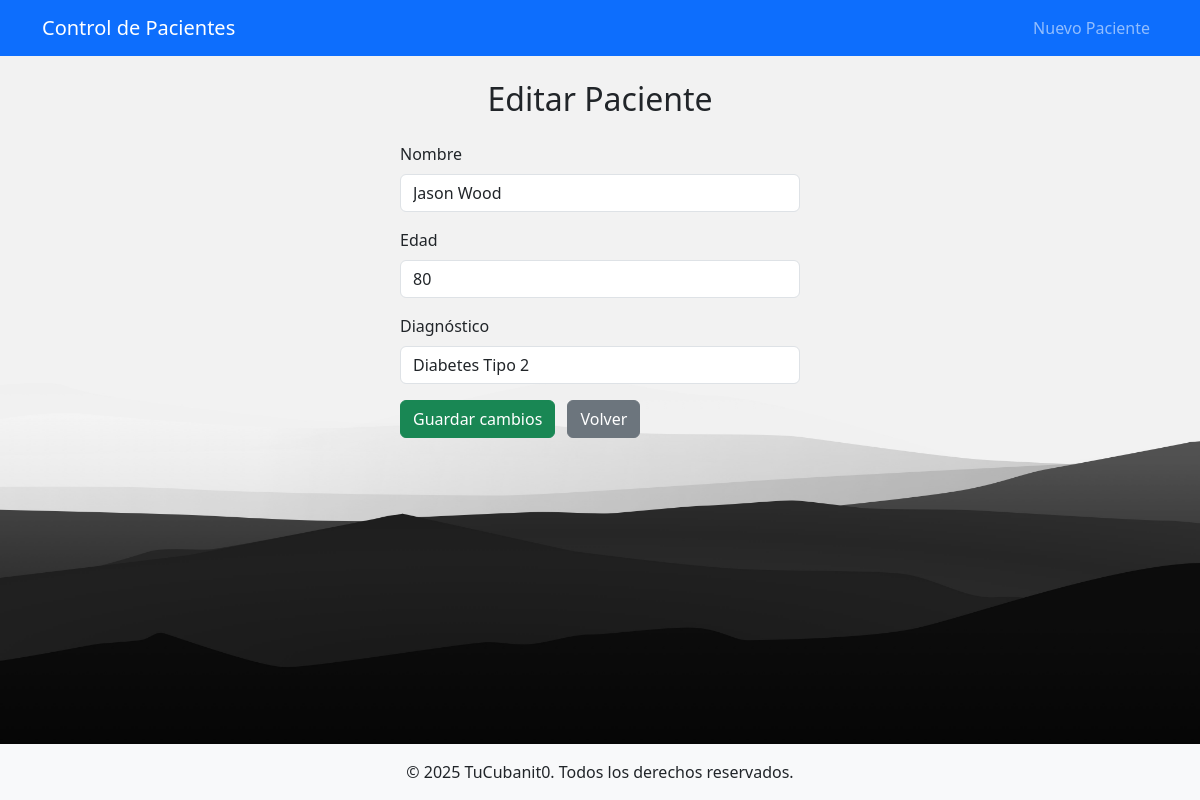
Page /editar_paciente/1 on the committed database.
### tables this page shows
CREATE TABLE Pacientes (
                id INTEGER PRIMARY KEY AUTOINCREMENT,
                nombre TEXT NOT NULL,
                edad INTEGER NOT NULL,
                diagnostico TEXT NOT NULL
            );

### app.py (the view, shortened to what this page needs)
@app.route('/editar_paciente/<int:id>', methods=['GET', 'POST'])
def editar_paciente(id):
    try:
        paciente = db.obtener_paciente_por_id(id)  # Fetch patient by ID
        if not paciente:
            abort(404, description="Paciente no encontrado")
    except Exception as e:
        logger.error(f"Error fetching paciente with ID {id}: {e}")
        abort(500, description="Error retrieving patient data")
    return render_template('editar_paciente.html', paciente=paciente)

### app.py (called while the page is built)
@app.context_processor
def inject_current_year():
    return {'current_year': datetime.now().year}

### db.py (called while the page is built)
def handle_db_error(func):
    def wrapper(*args, **kwargs):
        try:
            return func(*args, **kwargs)
        except sqlite3.Error as e:
            print(f"Database error in {func.__name__}: {e}")
            return None
    return wrapper

@handle_db_error
def obtener_paciente_por_id(id: int) -> Optional[sqlite3.Row]:
    with sqlite3.connect(DATABASE_PATH) as conn:
        conn.row_factory = sqlite3.Row
        cursor = conn.cursor()
        cursor.execute(f'SELECT * FROM {TABLE_PACIENTES} WHERE {COLUMN_ID} = ?', (id,))
        return cursor.fetchone()

### templates/editar_paciente.html (shortened to what this page needs)
{% extends "base.html" %}
{% block content %}
<h2 class="mb-4 text-center">Editar Paciente</h2>
<form method="post" class="mx-auto" style="max-width: 400px;">
    <div class="mb-3">
        <label for="nombre" class="form-label">Nombre</label>
        <input type="text" name="nombre" id="nombre" class="form-control" value="{{ paciente[1] }}" required>
    </div>
    <div class="mb-3">
        <label for="edad" class="form-label">Edad</label>
        <input type="number" name="edad" id="edad" class="form-control" value="{{ paciente[2] }}" required>
    </div>
    <div class="mb-3">
        <label for="diagnostico" class="form-label">Diagnóstico</label>
        <input type="text" name="diagnostico" id="diagnostico" class="form-control" value="{{ paciente[3] }}" required>
    </div>
    <button type="submit" class="btn btn-success">Guardar cambios</button>
    <a href="{{ url_for('index') }}" class="btn btn-secondary ms-2">Volver</a>
</form>
{% endblock %}

### static/css/style.css (style rules this page uses)
body { background-image: url('711093.jpg'); background-size: cover; background-repeat: no-repeat; background-attachment: fixed; background-position: center; margin: 0; font-family: Arial, sans-serif; color: #333; }

### templates/base.html (style rules this page uses)
body { display: flex; flex-direction: column; min-height: 100vh; }

### rows in the picture
Pacientes: nombre "Jason Wood", edad "80", diagnostico "Diabetes Tipo 2"
